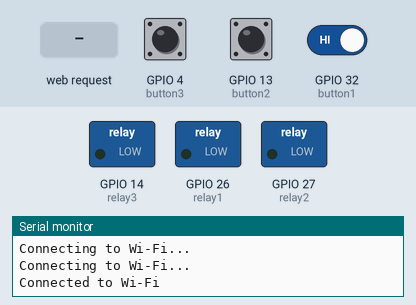
This sketch was run on a simulated ESP32. On the bench: switched loads named in the sketch (green lamp = pin HIGH), the last lines printed to the serial monitor. Inputs (shaded band) come from the test bench; at power-on: GPIO 4 (button3) HIGH, GPIO 13 (button2) HIGH, GPIO 32 (button1) HIGH. WiFi joins after 1.5 s; servers stay silent unless stated.

Above: at 3.2 s.
3.3 s: GPIO 4 (button3) pulled LOW for 0.15 s
At 3.37 s:
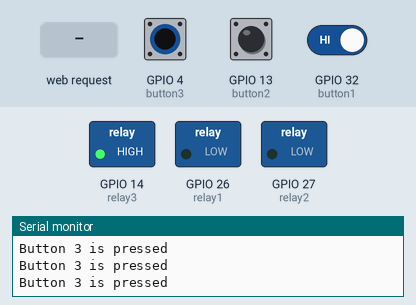
4.9 s: HTTP request GET /relay1 received
At 5.3 s:
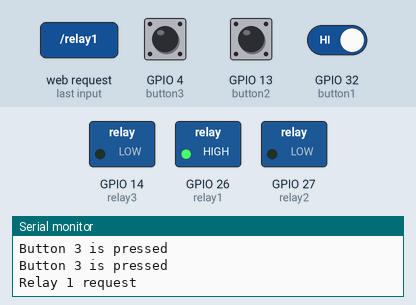
6.9 s: GPIO 13 (button2) pulled LOW for 0.15 s
At 6.97 s:
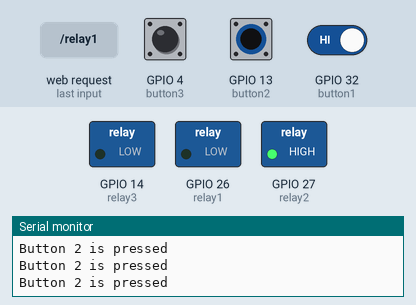
8.5 s: GPIO 13 (button2) pulled LOW for 3.2 s
At 12.9 s:
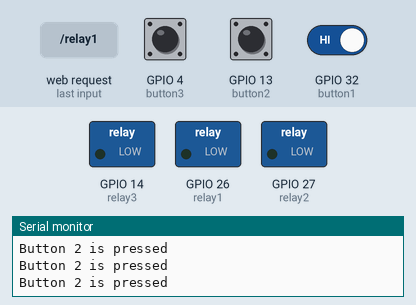
13.2 s: GPIO 4 (button3) pulled LOW for 3.2 s
At 13.7 s:
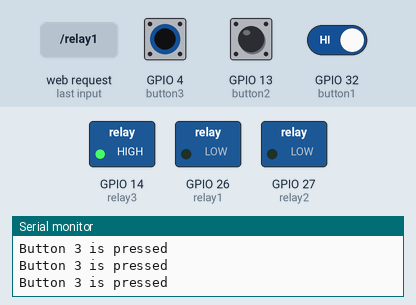
17.9 s: GPIO 4 (button3) driven LOW and GPIO 32 (button1) driven LOW
At 18.5 s:
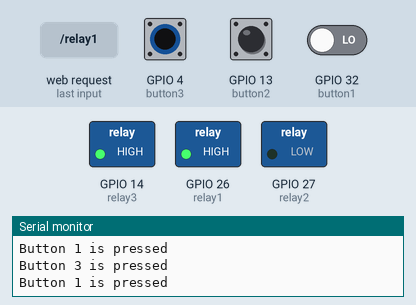
Timing chart, 0 to 20.4 s (numbered marks = the images above; inputs shaded):
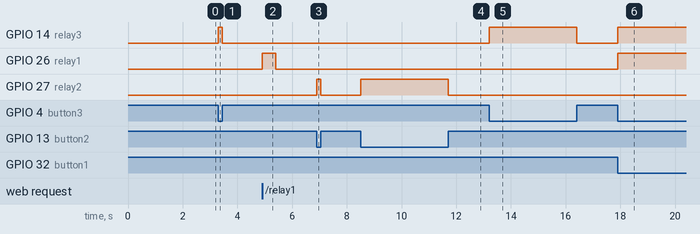

Measured:
- after the input at 3.3 s, GPIO 14 (relay3): LOW → HIGH at once, → LOW 0.15 s later
- after the input at 4.9 s, GPIO 26 (relay1): LOW → HIGH at once, → LOW 0.50 s later
- after the input at 6.9 s, GPIO 27 (relay2): LOW → HIGH at once, → LOW 0.15 s later
- after the input at 8.5 s, GPIO 27 (relay2): LOW → HIGH at once, → LOW 3.2 s later
- after the input at 13.2 s, GPIO 14 (relay3): LOW → HIGH at once, → LOW 3.2 s later
- after the input at 17.9 s, GPIO 14 (relay3), GPIO 26 (relay1): LOW → HIGH at once

The sketch:

remote_control.ino
```cpp
#include <WiFi.h>
#include <WebServer.h>

// Define button pins for the relays
const int button1 = 32;
const int button2 = 13;
const int button3 = 4;

// Define relay pins
const int relay1 = 26;
const int relay2 = 27;
const int relay3 = 14;

// Replace with your Wi-Fi network credentials
const char* ssid = "your_SSID_here";
const char* password = "your_password_here";

// Create a web server on port 80
WebServer server(80);

void handleRoot() {
  String html = R"rawliteral(
<!DOCTYPE html>
<html>
<head>
    <title>SmartHome</title>
    <meta name="viewport" content="width=device-width, initial-scale=1">
    <meta charset="UTF-8">
    <style>
        body {
            font-family: Arial, sans-serif;
            text-align: center;
            background-color: #f0f0ed;
            padding: 20px;
        }
        h1 {
            font-size: 24px;
            margin-top: 20px;
        }
        h2 {
            font-size: 20px;
            color: #555;
        }
        button {
            display: block;
            width: 80%;
            margin: 20px auto;
            padding: 20px;
            font-size: 18px;
            border: none;
            color: white;
            border-radius: 5px;
            cursor: pointer;
        }
        button:hover {
            opacity: 0.9;
        }
        #relay1 {
            background-color: #4CAF50;
        }
        #relay2 {
            background-color: #555555;
        }
        #relay3 {
            background-color: #f44336;
        }
    </style>
</head>
<body>
    <h1>SmartHome Control</h1>
    <h2>Room Control</h2>
    <button id="relay1" onclick="fetch('/relay1')">Up</button>
    <button id="relay2" onclick="fetch('/relay2')">Pause</button>
    <button id="relay3" onclick="fetch('/relay3')">Down</button>
</body>
</html>
  )rawliteral";

  server.send(200, "text/html; charset=UTF-8", html);
}

void handleRelay1() {
  Serial.println("Relay 1 request");
  digitalWrite(relay1, HIGH); // Activate relay 1
  delay(500);
  digitalWrite(relay1, LOW); // Deactivate relay 1
  server.send(200, "text/plain", "Toggled Relay 1");
}

void handleRelay2() {
  Serial.println("Relay 2 request");
  digitalWrite(relay2, HIGH); // Activate relay 2
  delay(500);
  digitalWrite(relay2, LOW); // Deactivate relay 2
  server.send(200, "text/plain", "Toggled Relay 2");
}

void handleRelay3() {
  Serial.println("Relay 3 request");
  digitalWrite(relay3, HIGH); // Activate relay 3
  delay(500);
  digitalWrite(relay3, LOW); // Deactivate relay 3
  server.send(200, "text/plain", "Toggled Relay 3");
}

void reconnectWiFi() {
  if (WiFi.status() != WL_CONNECTED) {
    Serial.println("Lost Wi-Fi connection. Attempting to reconnect...");
    WiFi.begin(ssid, password);
    while (WiFi.status() != WL_CONNECTED) {
      delay(1000);
      Serial.println("Connecting to Wi-Fi...");
    }
    Serial.println("Reconnected to Wi-Fi");
  }
}

void setup() {
  pinMode(button1, INPUT_PULLUP);
  pinMode(button2, INPUT_PULLUP);
  pinMode(button3, INPUT_PULLUP);

  pinMode(relay1, OUTPUT);
  pinMode(relay2, OUTPUT);
  pinMode(relay3, OUTPUT);

  digitalWrite(relay1, LOW);
  digitalWrite(relay2, LOW);
  digitalWrite(relay3, LOW);

  Serial.begin(9600);
  Serial.println("ESP32 ready");

  WiFi.begin(ssid, password);
  while (WiFi.status() != WL_CONNECTED) {
    delay(1000);
    Serial.println("Connecting to Wi-Fi...");
  }
  Serial.println("Connected to Wi-Fi");

  server.on("/", handleRoot);
  server.on("/relay1", handleRelay1);
  server.on("/relay2", handleRelay2);
  server.on("/relay3", handleRelay3);

  server.begin();
}

void loop() {
  reconnectWiFi();

  int state1 = digitalRead(button1);
  int state2 = digitalRead(button2);
  int state3 = digitalRead(button3);

  if (state1 == LOW) {
    Serial.println("Button 1 is pressed");
    digitalWrite(relay1, HIGH); // Activate relay 1
  } else {
    digitalWrite(relay1, LOW); // Deactivate relay 1
  }

  if (state2 == LOW) {
    Serial.println("Button 2 is pressed");
    digitalWrite(relay2, HIGH); // Activate relay 2
  } else {
    digitalWrite(relay2, LOW); // Deactivate relay 2
  }

  if (state3 == LOW) {
    Serial.println("Button 3 is pressed");
    digitalWrite(relay3, HIGH); // Activate relay 3
  } else {
    digitalWrite(relay3, LOW); // Deactivate relay 3
  }

  server.handleClient();
}
```
